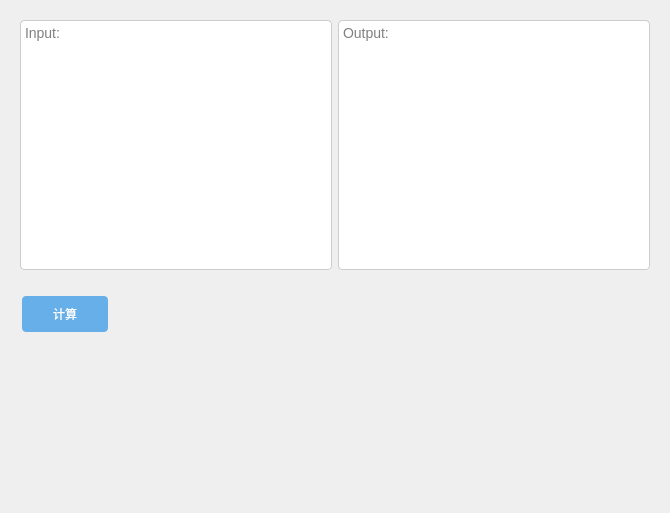
<?xml version="1.0" encoding="UTF-8"?>
<ui version="4.0">
 <class>EncodeOnlyWidget</class>
 <widget class="QWidget" name="EncodeOnlyWidget">
  <property name="geometry">
   <rect>
    <x>0</x>
    <y>0</y>
    <width>670</width>
    <height>513</height>
   </rect>
  </property>
  <property name="minimumSize">
   <size>
    <width>90</width>
    <height>40</height>
   </size>
  </property>
  <property name="windowTitle">
   <string>Form</string>
  </property>
  <layout class="QVBoxLayout" name="verticalLayout">
   <item>
    <widget class="QWidget" name="widget" native="true">
     <property name="maximumSize">
      <size>
       <width>16777215</width>
       <height>280</height>
      </size>
     </property>
     <layout class="QHBoxLayout" name="horizontalLayout">
      <item>
       <widget class="QPlainTextEdit" name="txt_left">
        <property name="styleSheet">
         <string notr="true">QPlainTextEdit {
font-size: 14px;
color: #000;
font: 11pt &quot;微软雅黑&quot;;
background-color: #ffffff;
border: 1px solid #cccccc;
border-radius: 4px;
}

QPlainTextEdit:focus {
border-color: #66afe9;
outline: 0;
}</string>
        </property>
        <property name="lineWrapMode">
         <enum>QPlainTextEdit::WidgetWidth</enum>
        </property>
        <property name="placeholderText">
         <string>Input:</string>
        </property>
       </widget>
      </item>
      <item>
       <widget class="QPlainTextEdit" name="txt_right">
        <property name="minimumSize">
         <size>
          <width>0</width>
          <height>250</height>
         </size>
        </property>
        <property name="maximumSize">
         <size>
          <width>16777215</width>
          <height>250</height>
         </size>
        </property>
        <property name="styleSheet">
         <string notr="true">QPlainTextEdit {
font-size: 14px;
color: #000;
font: 11pt &quot;微软雅黑&quot;;
background-color: #ffffff;
border: 1px solid #cccccc;
border-radius: 4px;
}

QPlainTextEdit:focus {
border-color: #66afe9;
outline: 0;
}</string>
        </property>
        <property name="readOnly">
         <bool>true</bool>
        </property>
        <property name="placeholderText">
         <string>Output:</string>
        </property>
       </widget>
      </item>
     </layout>
    </widget>
   </item>
   <item>
    <widget class="QWidget" name="widget_2" native="true">
     <property name="maximumSize">
      <size>
       <width>1111111</width>
       <height>58</height>
      </size>
     </property>
     <layout class="QHBoxLayout" name="horizontalLayout_2">
      <item>
       <widget class="QPushButton" name="btn_encode">
        <property name="minimumSize">
         <size>
          <width>90</width>
          <height>40</height>
         </size>
        </property>
        <property name="maximumSize">
         <size>
          <width>90</width>
          <height>40</height>
         </size>
        </property>
        <property name="cursor">
         <cursorShape>PointingHandCursor</cursorShape>
        </property>
        <property name="styleSheet">
         <string notr="true">QPushButton {
    border-radius: 4px;
    background-color: #66afe9;
    border: none;
    color: #FFFFFF;
    text-align: center;
    font: 11pt &quot;微软雅黑&quot;;
    margin: 2px;
    vertical-align: middle;
}

QPushButton:hover {
    opacity: 1;
    right: 0;
    background-color: #1976d2;
}
</string>
        </property>
        <property name="text">
         <string>计算</string>
        </property>
       </widget>
      </item>
      <item>
       <spacer name="horizontalSpacer">
        <property name="orientation">
         <enum>Qt::Horizontal</enum>
        </property>
        <property name="sizeHint" stdset="0">
         <size>
          <width>40</width>
          <height>20</height>
         </size>
        </property>
       </spacer>
      </item>
     </layout>
    </widget>
   </item>
   <item>
    <spacer name="verticalSpacer">
     <property name="orientation">
      <enum>Qt::Vertical</enum>
     </property>
     <property name="sizeHint" stdset="0">
      <size>
       <width>20</width>
       <height>40</height>
      </size>
     </property>
    </spacer>
   </item>
  </layout>
 </widget>
 <tabstops>
  <tabstop>txt_left</tabstop>
  <tabstop>txt_right</tabstop>
  <tabstop>btn_encode</tabstop>
 </tabstops>
 <resources/>
 <connections/>
</ui>
